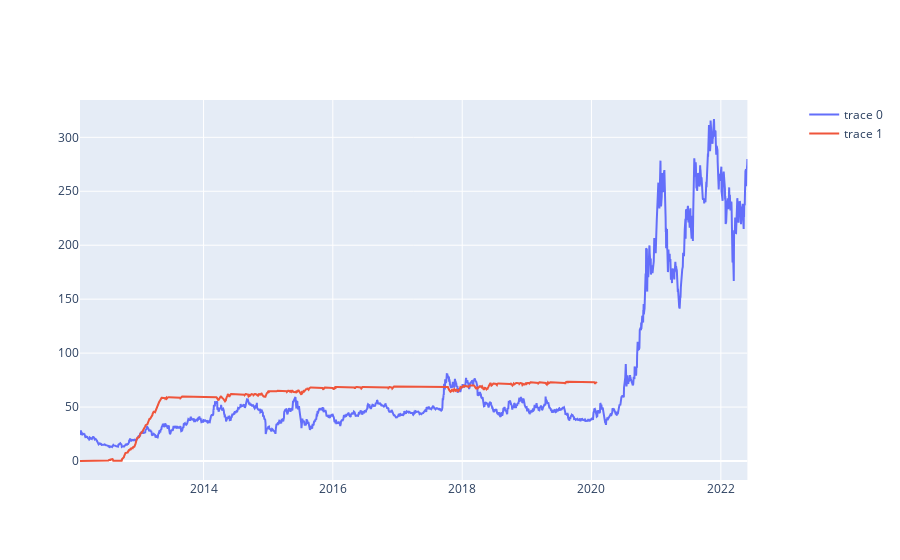

Notebook code for this chart:
### Code cell
def get_bollinger_bands(prices, rate=15):
    sma = prices.rolling(window =15).mean()
    std = prices.rolling(rate).std()
    bollinger_up = sma + std * 2 # Calculate top band
    bollinger_down = sma - std * 2 # Calculate bottom band
    return sma,bollinger_up, bollinger_down

sma,bollinger_up, bollinger_down = get_bollinger_bands(alldata_df['share_pricing'], rate=20)
fig, ax = plt.subplots(1,1,figsize=(20, 8))
plt.title('Bollinger Bands')
plt.xlabel('Days')
plt.ylabel('Closing Prices')
plt.plot(train['share_pricing'][:2000], label='Closing Prices')
plt.plot(sma, label='SMA', color='black', linestyle='dashed')
plt.plot(bollinger_up, label='Bollinger Up', c='g')
plt.plot(bollinger_down, label='Bollinger Down', c='r')


fig2 = make_subplots(specs=[[{"secondary_y": True}]])
fig2.add_trace(go.Scatter(x=alldata_df.index,y=alldata_df['share_pricing']),secondary_y=False)
fig2.add_trace(go.Scatter(x=alldata_df.index,y=pos/1000),secondary_y=False)
#fig2.add_trace(go.Bar(x=train.index,y=train.iloc[:,1][500:],name='Volume'),secondary_y=True)
fig2.show()

### Figure 1 — Plotly figure (JSON) as saved in the notebook; plotly's stock layout.template omitted (floating-point values rounded to 4 significant figures; data arrays with more than 128 entries replaced by an {"elided": "..."} marker saying what was removed)
{"data": [{"type": "scatter", "x": {"elided": "2533 str values"}, "xaxis": "x", "y": {"elided": "2533 float values"}, "yaxis": "y"}, {"type": "scatter", "x": {"elided": "2533 str values"}, "xaxis": "x", "y": {"elided": "1959 float values"}, "yaxis": "y"}], "layout": {"xaxis": {"anchor": "y", "domain": [0, 0.94]}, "yaxis": {"anchor": "x", "domain": [0, 1]}, "yaxis2": {"anchor": "x", "overlaying": "y", "side": "right"}}}
